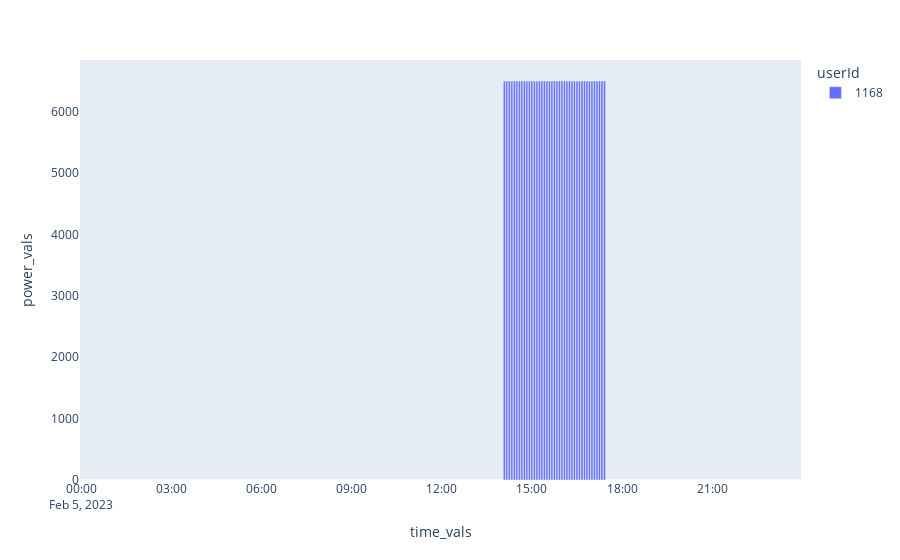

The code cell stored with this chart in its notebook:
### Code cell
fig = px.bar(clean, x=clean["time_vals"], y=clean["power_vals"], color=clean["userId"])
fig.update_yaxes(showgrid=False)
fig

### Figure 1 — Plotly figure (JSON) as saved in the notebook; plotly's stock layout.template omitted (floating-point values rounded to 4 significant figures; data arrays with more than 128 entries replaced by an {"elided": "..."} marker saying what was removed)
{"data": [{"alignmentgroup": "True", "hovertemplate": "userId=1168<br>time_vals=%{x}<br>power_vals=%{y}<extra></extra>", "legendgroup": "1168", "marker": {"color": "#636efa", "pattern": {"shape": ""}}, "name": "1168", "offsetgroup": "1168", "orientation": "v", "showlegend": true, "textposition": "auto", "type": "bar", "x": {"elided": "288 str values"}, "xaxis": "x", "y": {"elided": "288 int values"}, "yaxis": "y"}], "layout": {"barmode": "relative", "legend": {"title": {"text": "userId"}, "tracegroupgap": 0}, "margin": {"t": 60}, "xaxis": {"anchor": "y", "domain": [0, 1], "title": {"text": "time_vals"}}, "yaxis": {"anchor": "x", "domain": [0, 1], "showgrid": false, "title": {"text": "power_vals"}}}}
